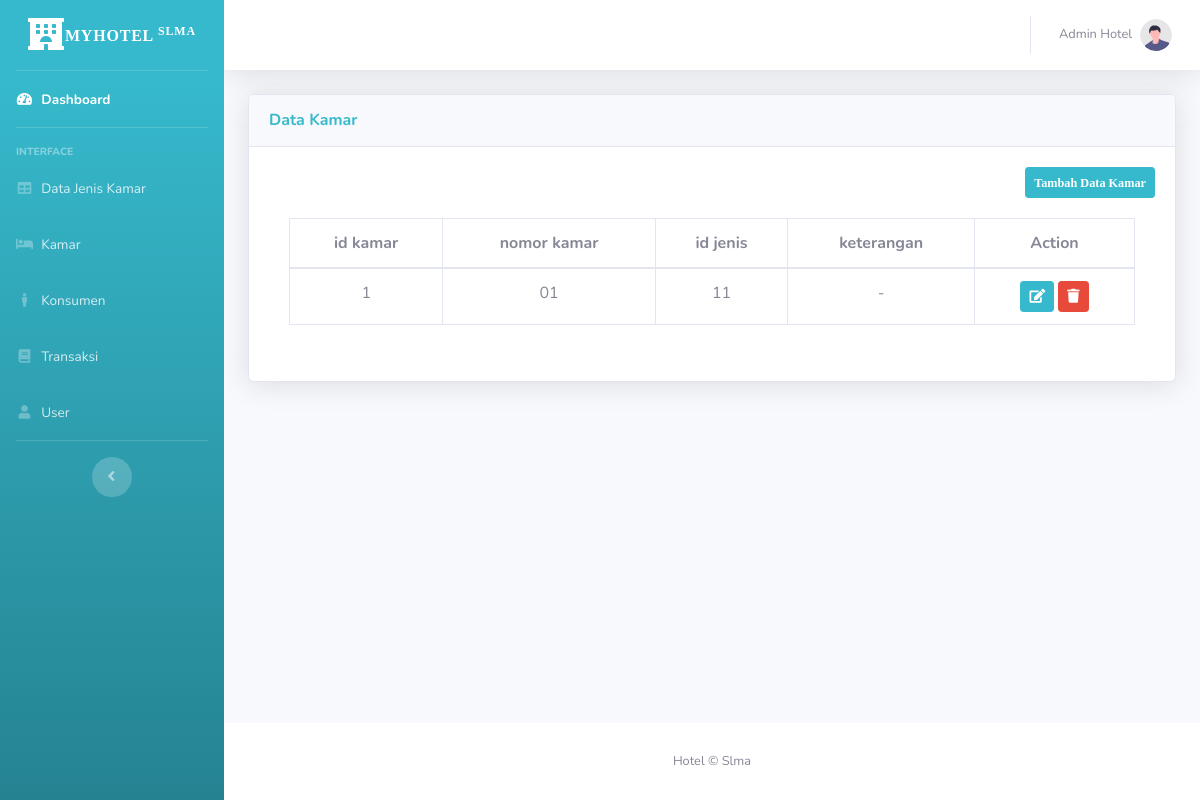
The page /index.php/kamar on the database its author committed.
### tables this page shows
CREATE TABLE `tbl_kamar` (
  `id_kamar` int(11) NOT NULL,
  `nomor_kamar` varchar(100) NOT NULL,
  `id_jenis` int(11) NOT NULL,
  `keterangan` text NOT NULL
);

### application/controllers/kamar.php (called while the page is built, shortened)
<?php
   class kamar extends CI_Controller{
    function index(){
        $data['tbl_kamar'] = $this->M_kamar->SemuaData();
        $this->load->view('partial_admin/header');
        $this->load->view('partial_admin/sidebar');
        $this->load->view('partial_admin/topbar');
        $this->load->view('kamar/kamar' , $data);
        $this->load->view('partial_admin/footer');
    }
}
?>

### index.php (called while the page is built, shortened)
<?php
require_once BASEPATH.'core/CodeIgniter.php';

### application/models/M_kamar.php (called while the page is built, shortened)
<?php
    class M_kamar extends CI_Model{
        function SemuaData()
        {
            return $this->db->get('tbl_kamar')->result_array();
        }
    }
?>

### application/views/kamar/kamar.php (the view)
                <div class="container-fluid">
<section class="page-section bg-light" id="team">
	<div class="card shadow mb-4">
                 <div class="card-header py-3">
                         <h6 class="m-0 font-weight-bold text-info">Data Kamar</h6>
                     </div>
                     <div class="card-body">
                         <div class="table-responsive">
                         <h5><a href="<?= base_url('index.php/kamar/tambah_kamar')?>">
                         <button class="btn btn-sm btn-info float-right" type=""><i class="fas fa_plus fa-sm">Tambah Data Kamar</i></button></a></h5>
                         </div>
                         <div>
                          <div class="card-body">
                          <div class="table-responsive">
                           <table class="table table-bordered text-center"  id="dataTable" width="100%" cellspacing="0">
                             <thead>
                                     <tr>
                                         <th>id kamar</th>
                                         <th>nomor kamar</th>
                                         <th>id jenis</th>
                                         <th>keterangan</th>
                                         <th colspan="2">Action</th>
                                     </tr>
                             </thead>
                             <tbody>
                                 <?php
                                     $id = 1;
                                     foreach($tbl_kamar as $tk):
                                 ?>
                                 <tr>
                                     <td><?php echo $id++; ?></td>
                                     <td><?php echo $tk ["nomor_kamar"]?></td>
                                     <td><?php echo $tk ["id_jenis"]?></td>
                                     <td><?php echo $tk ["keterangan"]?></td>
                                     <td>
                                         <a href="<?= base_url('index.php/kamar/update_kamar/')?><?php echo $tk['id_kamar']?>" class="btn btn-sm btn-info"><i class="fa fa-edit"></i> </a>
                                         <a href="<?= base_url('index.php/kamar/hapus_kamar/')?><?php echo $tk['id_kamar']?>" class="btn btn-sm btn-danger"><i class="fa fa-trash"></i> </a>
                                     </td>
                                 </tr>
                                 <?php endforeach;?>
                             </tbody>
				</table>
				</div>
			</div>
		</div>
</section>
     </div>
 </div>

### rows shown on the page
tbl_kamar: nomor_kamar "01", id_jenis "11", keterangan "-"
